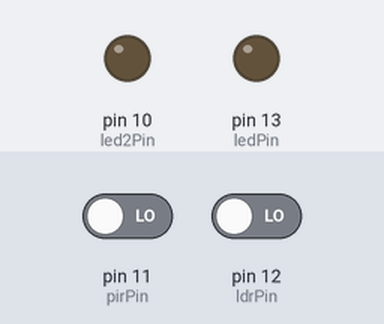
Simulated run of this sketch. Board: Arduino Uno, built with avr-gcc and run on an emulated ATmega328P. Shown: output pins drawn as LEDs (lit = HIGH). Inputs (shaded band) come from the test bench; at power-on: pin 11 (pirPin) LOW, pin 12 (ldrPin) LOW.

Above: at 1.2 s.
1.3 s: pin 11 (pirPin) driven HIGH
At 2.5 s:
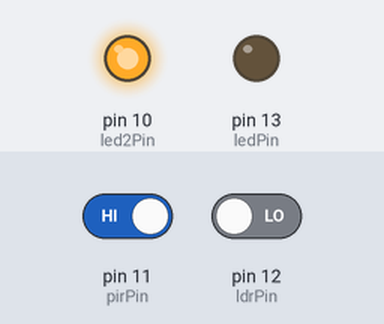
2.8 s: pin 12 (ldrPin) driven HIGH
At 3.7 s:
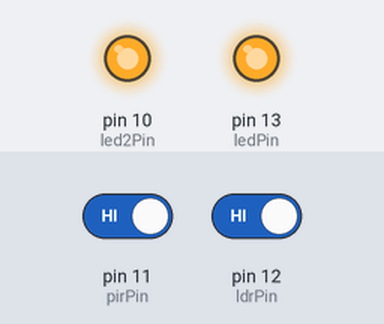
4.3 s: pin 11 (pirPin) driven LOW
At 4.8 s:
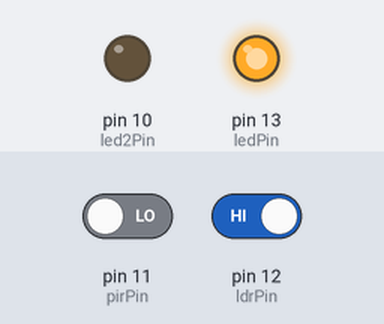
5.8 s: pin 12 (ldrPin) driven LOW
At 7.2 s:
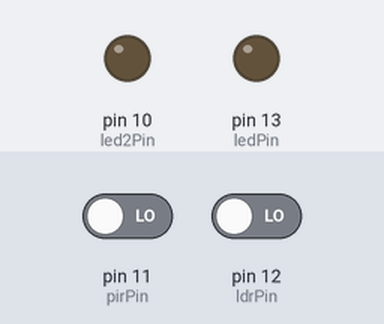
Timing chart, 0 to 8.3 s (numbered marks = the images above; inputs shaded):
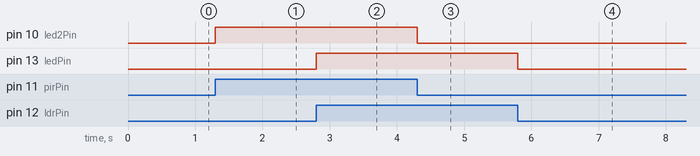

Measured:
- after the input at 1.3 s, pin 10 (led2Pin): LOW → HIGH at once
- after the input at 2.8 s, pin 13 (ledPin): LOW → HIGH at once
- after the input at 4.3 s, pin 10 (led2Pin): HIGH → LOW at once
- after the input at 5.8 s, pin 13 (ledPin): HIGH → LOW at once

The sketch:

class-8-ldr-pir.ino
```cpp
int ledPin = 13;
int ldrPin = 12;
int pirPin = 11;
int led2Pin = 10;

// 1. LDR (Light dependent resistor)
// 4 pins
// vcc - supply
// gnd - ground
// d0 - digital OP
// a0 - analog OP (point)
// pull down

// 2. PIR (Passive Infrared resistor)
// +VE - 5v
// -VE - g
// DO
// motion detector
// pull down

// 3. tap module
// sensor tap, knock clap, the pegas must be moving etc = high
// -ve gnd
// s - D0
// +vE -5b
// pull down


// 4. light blocking
// 3pin
// +ve -- connect 5v
// -ve -- gnd
// s -- out
// block electrodes by add paper between
// pull up

void setup() {
  pinMode(ledPin, OUTPUT);
  pinMode(led2Pin, OUTPUT);
  pinMode(ldrPin, INPUT);
  pinMode(pirPin, INPUT);
}

void loop() {
  if (digitalRead(ldrPin) == HIGH) {
    digitalWrite(ledPin, HIGH);
  } else {
    digitalWrite(ledPin, LOW);
  }

  if (digitalRead(pirPin) == HIGH) {
    digitalWrite(led2Pin, HIGH);
  } else {
    digitalWrite(led2Pin, LOW);
  }

}
```
